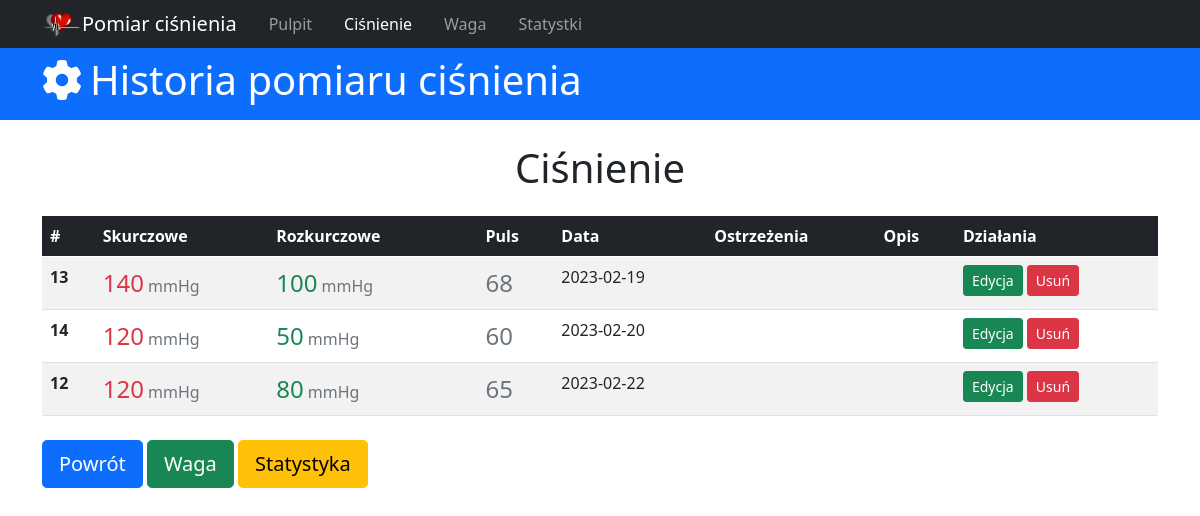
The page /pressure_history on the database as committed earlier.
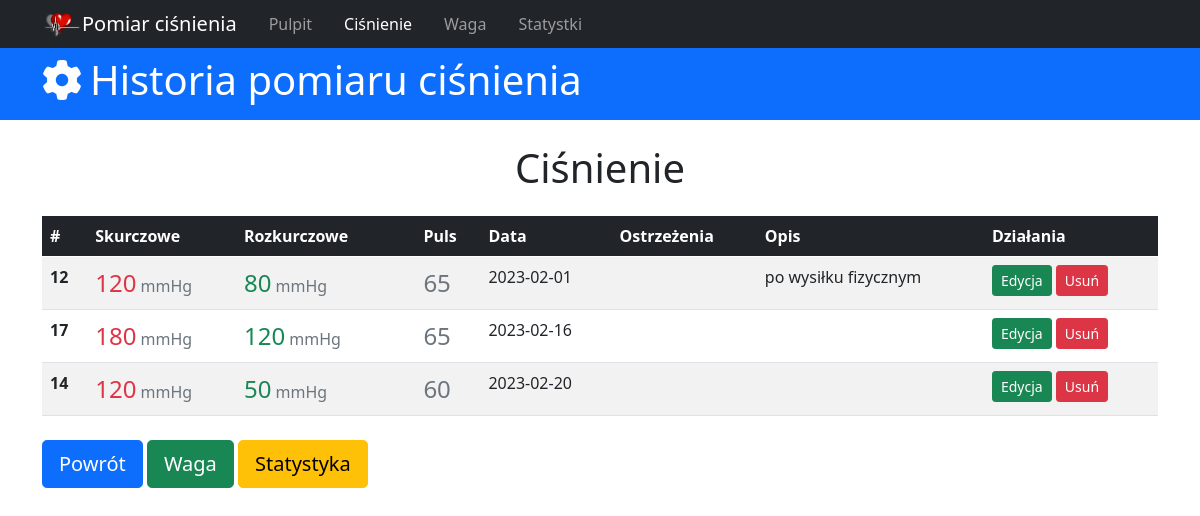
The same page on the database as committed later.
### tables this page shows
CREATE TABLE blood_pressure(id integer primary key autoincrement, upper_pressure int, down_pressure int, pressure int, date_of_pressure date not null default(date()), description text, time_of_day VARCHAR(10));

### app.py (the view)
@app.route('/pressure_history')
def pressure_history():
  db = get_db()
  sql_command = 'select id, upper_pressure, down_pressure, pressure, date_of_pressure, date_of_pressure, time_of_day, description from blood_pressure order by date_of_pressure;'
  cur = db.execute(sql_command)
  bloods = cur.fetchall()
  return render_template('cisnienie.html', active_menu='pressure_history', bloods=bloods)

### app.py (called while the page is built)
def get_db():
  if not hasattr(g, 'sqlite_db'):
    conn = sqlite3.connect(app_info['db_file'])
    conn.row_factory = sqlite3.Row
    g.sqlite_db = conn
  return g.sqlite_db

### templates/cisnienie.html (shortened to what this page needs)
{% extends 'base.html' %}  {% block content %}
<header>
  <div id="main-header" class="py-2 bg-primary text-white">
    <div class="container">
      <div class="row">
        <div class="col-md-6">
          <h1><i class="fas fa-cog pe-2"></i>Historia pomiaru ciśnienia</h1>
        </div>
      </div>
    </div>
  </div>
</header>
<div class="container">
  <h1 class="text-center mt-4">Ciśnienie</h1>
  <table class="table table-striped table-hover mt-4">
    <thead class="table-dark">
      <tr>
        <th scope="col">#</th>
        <th scope="col">Skurczowe</th>
        <th scope="col">Rozkurczowe</th>
        <th scope="col"></th>
        <th scope="col">Puls</th>
        <th scope="col">Data</th>
        <th scope="col">Ostrzeżenia</th>
        <th scope="col">Opis</th>
        <th scope="col">Działania</th>
      </tr>
    </thead>
    <tbody>
      {% for blood in bloods %}
      <tr>
        <th scope="row">{{blood.id}}</th>
        <td>
          <span class="fs-4 text-danger">{{blood.upper_pressure}}</span>
          <span class="text-muted">mmHg</span>
        </td>
        <td>
          <span class="fs-4 text-success">{{blood.down_pressure}}</span>
          <span class="text-muted">mmHg</span>
        </td>
        <td>
        </td>
        <td><span class="fs-4 text-secondary">{{blood.pressure}}</span></td>
        <td>{{blood.date_of_pressure}}</td>
        {% if (blood.upper_pressure >= 120 and blood.upper_pressure < 140) and
        (blood.down_pressure >= 80 and blood.down_pressure <= 89) %}
        <td class="">
        </td>
        {% elif blood.upper_pressure >= 140 and blood.down_pressure > 90 %}
        <td class="">
        </td>
        {% else %}
        <td class="">
        </td>
        {% endif %}
        <td>{{blood.description}}</td>
        <td>
          <a
            href="{{url_for('edit_pressure', notification_id=blood.id)}}"
            class="btn btn-success btn-sm"
            >Edycja</a
          >
          <a
            type="button"
            class="btn btn-danger btn-sm delete-confirm"
            data-bs-toggle="modal"
            data-bs-target="#confirmDeleteModal"
            data-desc="{{'Czy usunąć ciśnienie {}/{} z dnia {}?'.format(blood.upper_pressure, blood.down_pressure, blood.date_of_pressure)}}"
            data-url="{{ url_for('delete_pressure', pressure_id=blood.id)}}"
          >
            Usuń
          </a>
        </td>
      </tr>
      {% endfor %}
    </tbody>
  </table>
  <div class="row">
    <div class="col-sm">
      <a href="{{url_for('index')}}" class="btn btn-primary btn-lg mt-2"
        >Powrót</a
      >
      <a href="#" class="btn btn-success btn-lg mt-2">Waga</a>
      <a href="#" class="btn btn-warning btn-lg mt-2">Statystyka</a>
    </div>
  </div>
</div>
{% endblock %}

Rows that differ between the two databases and show on the page:
removed blood_pressure: id "13", upper_pressure "140", down_pressure "100", pressure "68", date_of_pressure "2023-02-19"
changed blood_pressure id 12: date_of_pressure "2023-02-22" → "2023-02-01"; description (not shown) → "po wysiłku fizycznym"; moves up the list
added blood_pressure: id "17", upper_pressure "180", down_pressure "120", pressure "65", date_of_pressure "2023-02-16"
